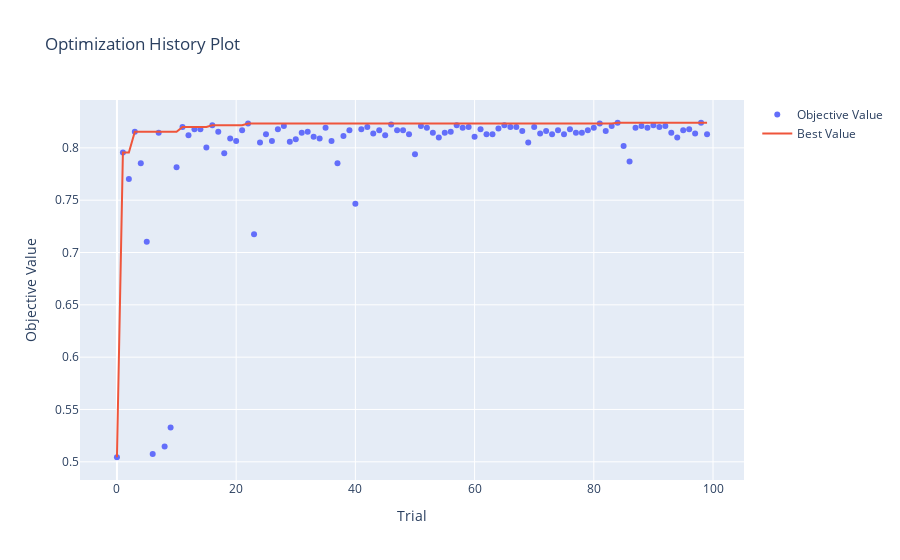

The cell this chart's notebook holds for it:
### Code cell
import optuna.visualization as ov



optimization_history = ov.plot_optimization_history(title_model)


optimization_history.show()
